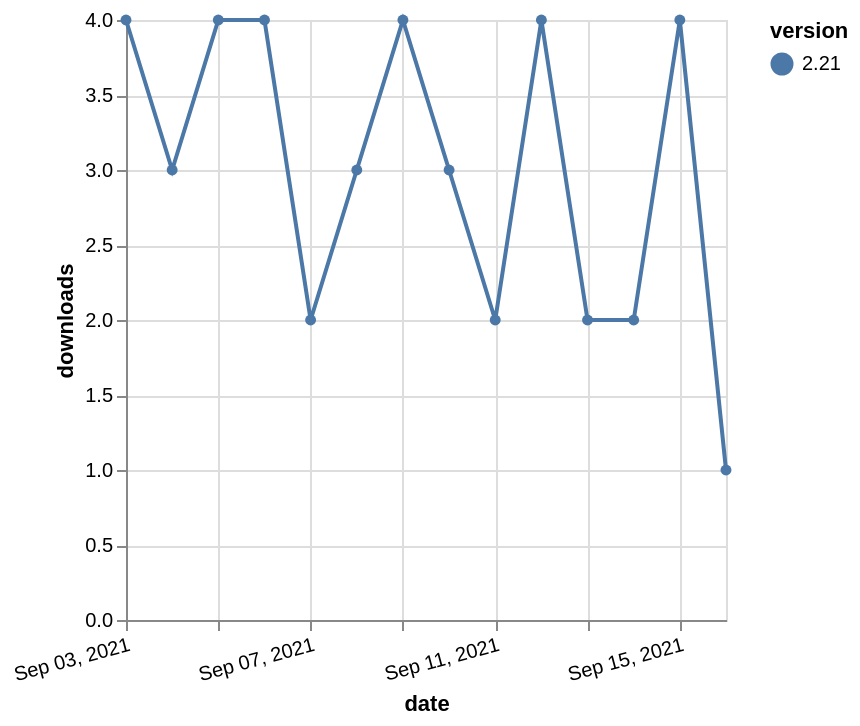

Express this chart as Vega-Lite.
### Vega-Lite specification from a JSON file in a GitHub repository (floating-point values rounded to 4 significant figures)
{"$schema": "https://vega.github.io/schema/vega-lite/v5.json", "description": "A simple bar chart with embedded data.", "data": {"values": [{"date": "2021-09-03", "total": 2837, "delta": 4, "version": "2.21"}, {"date": "2021-09-04", "total": 2840, "delta": 3, "version": "2.21"}, {"date": "2021-09-05", "total": 2844, "delta": 4, "version": "2.21"}, {"date": "2021-09-06", "total": 2848, "delta": 4, "version": "2.21"}, {"date": "2021-09-07", "total": 2850, "delta": 2, "version": "2.21"}, {"date": "2021-09-08", "total": 2853, "delta": 3, "version": "2.21"}, {"date": "2021-09-09", "total": 2857, "delta": 4, "version": "2.21"}, {"date": "2021-09-10", "total": 2860, "delta": 3, "version": "2.21"}, {"date": "2021-09-11", "total": 2862, "delta": 2, "version": "2.21"}, {"date": "2021-09-12", "total": 2866, "delta": 4, "version": "2.21"}, {"date": "2021-09-13", "total": 2868, "delta": 2, "version": "2.21"}, {"date": "2021-09-14", "total": 2870, "delta": 2, "version": "2.21"}, {"date": "2021-09-15", "total": 2874, "delta": 4, "version": "2.21"}, {"date": "2021-09-16", "total": 2875, "delta": 1, "version": "2.21"}]}, "width": "container", "mark": {"type": "line", "point": {"filled": true}}, "encoding": {"x": {"field": "date", "type": "temporal", "timeUnit": "yearmonthdate", "title": "date", "axis": {"labelAngle": -15}}, "y": {"field": "delta", "type": "quantitative", "title": "downloads"}, "color": {"field": "version", "type": "nominal"}, "tooltip": {"field": "delta"}}}
